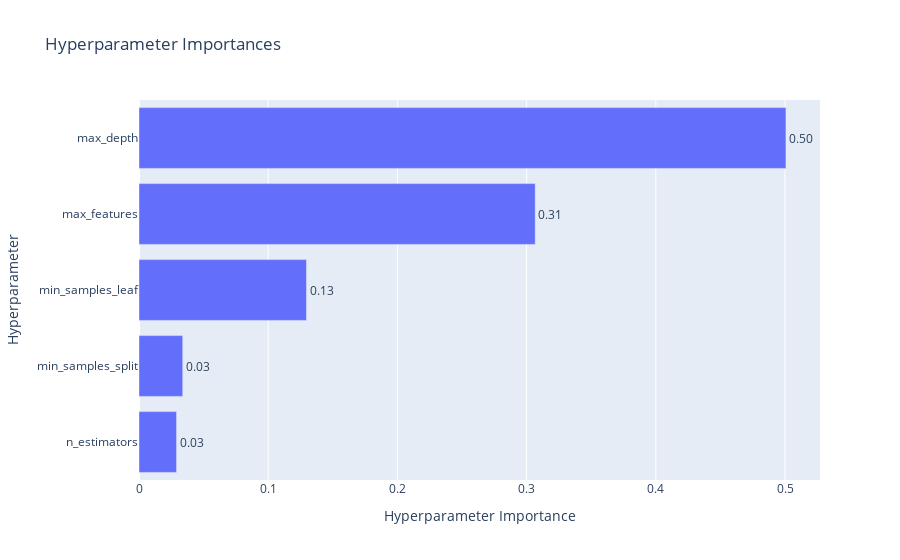

Write notebook code for a chart like this one.
### Markdown cell above
### Hyperparameter Importances Plot
- This plot shows you which hyperparameters were most influential in determining the model's performance during the optimization process. The importance is calculated by analyzing how much each parameter's value impacted the final R-squared score.

- Essentially, if a hyperparameter like learning_rate or depth has a high importance score, it means that changes to its value led to significant changes in the model's performance. Conversely, a parameter with a low importance score means that varying its value didn't have much effect on the final outcome.

- This plot is incredibly useful for refining your next optimization. For instance, if you see that a certain hyperparameter has very low importance, you might be able to fix its value or remove it from the search space in a future run to make the optimization faster and more efficient.

### Code cell
optuna.visualization.plot_param_importances(study)

### Figure 1 — Plotly figure (JSON) as saved in the notebook; plotly's stock layout.template omitted (floating-point values rounded to 4 significant figures)
{"data": [{"cliponaxis": false, "hovertemplate": ["n_estimators (IntDistribution): 0.029072786677935746<extra></extra>", "min_samples_split (IntDistribution): 0.0338630135346481<extra></extra>", "min_samples_leaf (IntDistribution): 0.12964290227752262<extra></extra>", "max_features (CategoricalDistribution): 0.30668348788751737<extra></extra>", "max_depth (IntDistribution): 0.5007378096223762<extra></extra>"], "name": "Objective Value", "orientation": "h", "text": ["0.03", "0.03", "0.13", "0.31", "0.50"], "textposition": "outside", "type": "bar", "x": [0.02907, 0.03386, 0.1296, 0.3067, 0.5007], "y": ["n_estimators", "min_samples_split", "min_samples_leaf", "max_features", "max_depth"]}], "layout": {"title": {"text": "Hyperparameter Importances"}, "xaxis": {"title": {"text": "Hyperparameter Importance"}}, "yaxis": {"title": {"text": "Hyperparameter"}}}}
